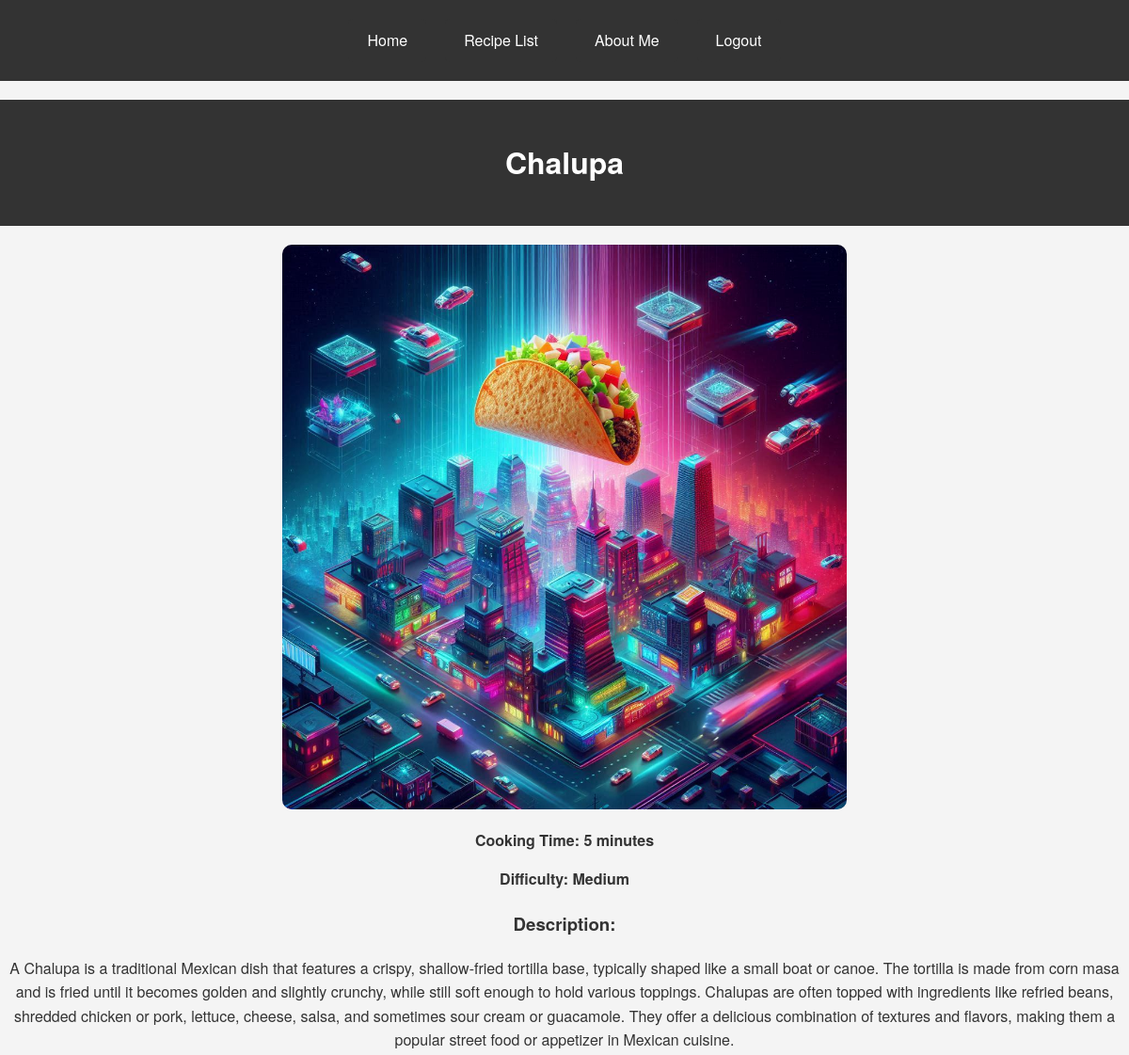
Page /recipe/1/ (signed in, upper part) on the earlier database version.
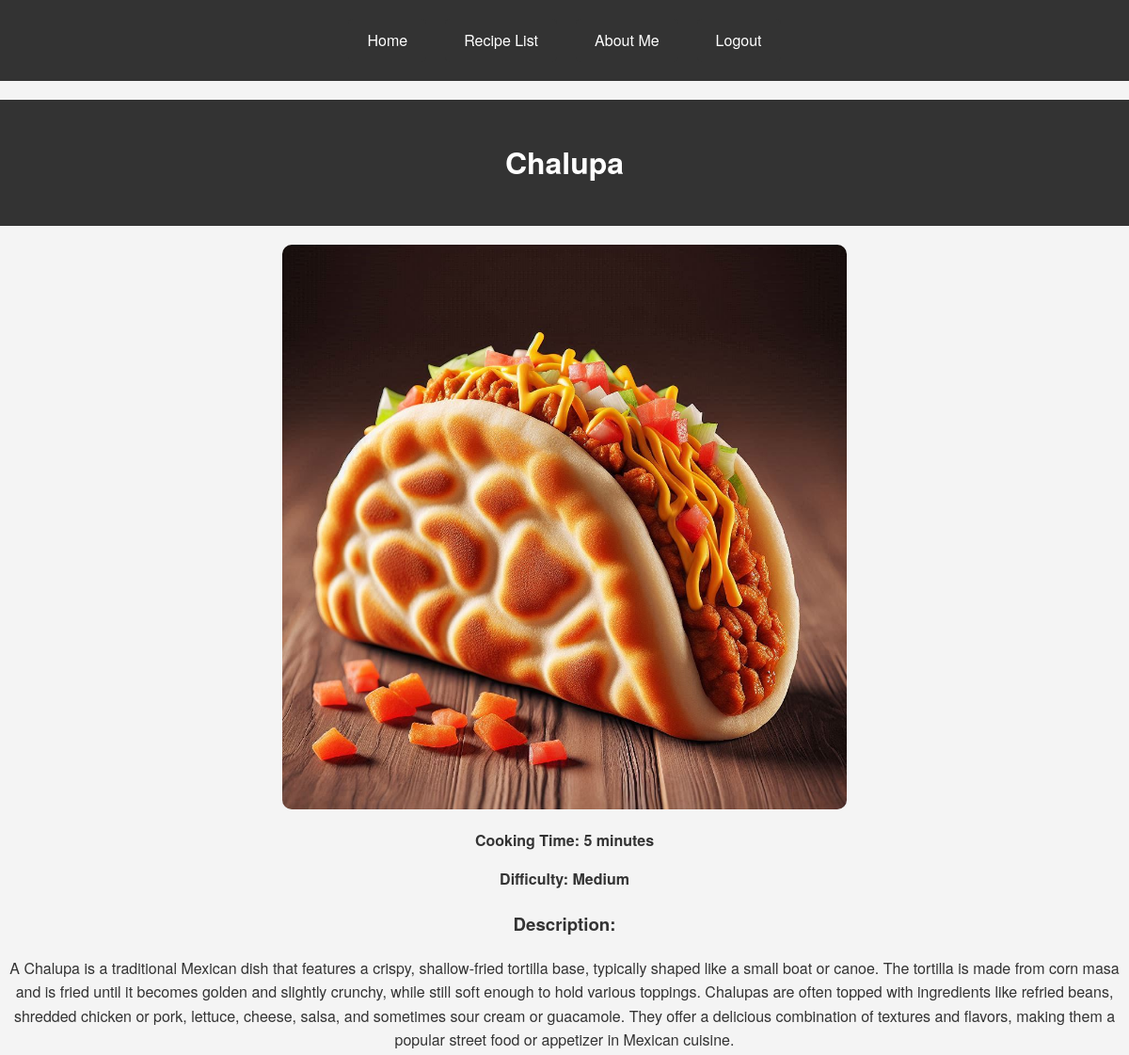
Same page on the later database version.
### recipe/models.py (models this page shows, shortened)
class Recipe(models.Model):
    DIFFICULTY_CHOICES = [
        ('Easy', 'Easy'),
        ('Medium', 'Medium'),
        ('Hard', 'Hard'),
    ]
    name = models.CharField(max_length=50)
    cooking_time = models.IntegerField()
    difficulty = models.CharField(max_length=20, choices=DIFFICULTY_CHOICES)
    description = models.TextField(blank=True, null=True)
    instructions = models.TextField(blank=True, null=True)
    pic = models.ImageField(upload_to='recipe', default='default.jpg')

### recipe/views.py (the view)
# urls.py: path('recipe/<int:recipe_id>/', recipe_detail, name='recipe_detail'),
@login_required
def recipe_detail(request, recipe_id):
    recipe = get_object_or_404(Recipe, id=recipe_id)
    return render(request, 'recipe/recipe_detail.html', {'recipe': recipe})

### recipe/templates/recipe/recipe_detail.html (shortened to what this page needs)
{% extends 'base/base.html' %}
{% load static %}
{% block extra_css %}
<link rel="stylesheet" type="text/css" href="{% static 'recipe/css/recipe-detail.css' %}">
{% endblock %}
{% block content %}
    <header>
        <h1>{{ recipe.name }}</h1>
    </header>
    <div class="container">
        <img src="{{ recipe.pic.url }}" alt="{{ recipe.name }}" class="recipe-detail-image">
        <div class="recipe-details">
            <p>Cooking Time: {{ recipe.cooking_time }} minutes</p>
            <p>Difficulty: {{ recipe.difficulty }}</p>
        </div>
        <div class="description">
            <h3>Description:</h3>
            <p>{{ recipe.description }}</p>
        </div>
    </div>
{% endblock %}

### templates/base/base.html (shortened to what this page needs)
{% load static %}
<!DOCTYPE html>
<html>
<head>
    <link rel="stylesheet" href="{% static 'base/css/base.css' %}">
    {% block extra_css %}{% endblock %}
</head>
<body>
    <header>
        <nav class="navbar">
            <a href="{% url 'recipe:recipe_home' %}" class="nav-link">Home</a>
            <a href="{% url 'recipe:recipe_list' %}" class="nav-link">Recipe List</a>
            <a href="{% url 'recipe:recipe_about' %}" class="nav-link">About Me</a>
            {% if user.is_authenticated %}
                <a href="{% url 'logout' %}" class="nav-link">Logout</a>
            {% else %}
                <a href="{% url 'login' %}" class="nav-link">Login</a>
            {% endif %}
        </nav>
    </header>
    <main>
        {% block content %}
        {% endblock %}
    </main>
</body>
</html>

### static/base/css/base.css (style rules this page uses)
body { font-family: 'Helvetica Neue', Arial, sans-serif; margin: 0; padding: 0; background-color: #f4f4f4; color: #333; line-height: 1.6; }
header { background-color: #333; color: #fff; padding: 20px 0; text-align: center; margin-bottom: 20px; }
.navbar { display: flex; justify-content: center; gap: 20px; }
.navbar .nav-link { color: #fff; text-decoration: none; padding: 10px 20px; background-color: #333; border-radius: 5px; transition: background-color 0.3s ease; }

### recipe/static/recipe/css/recipe-detail.css (style rules this page uses)
.recipe-detail-image { display: block; margin: 20px auto; max-width: 600px; width: 100%; height: auto; border-radius: 10px; }
.recipe-details p { font-weight: bold; text-align: center; }
.description, .ingredients, .instructions { margin-top: 20px; text-align: center; }

Differences in the rows shown:
changed Recipe "Chalupa": pic: a different picture
